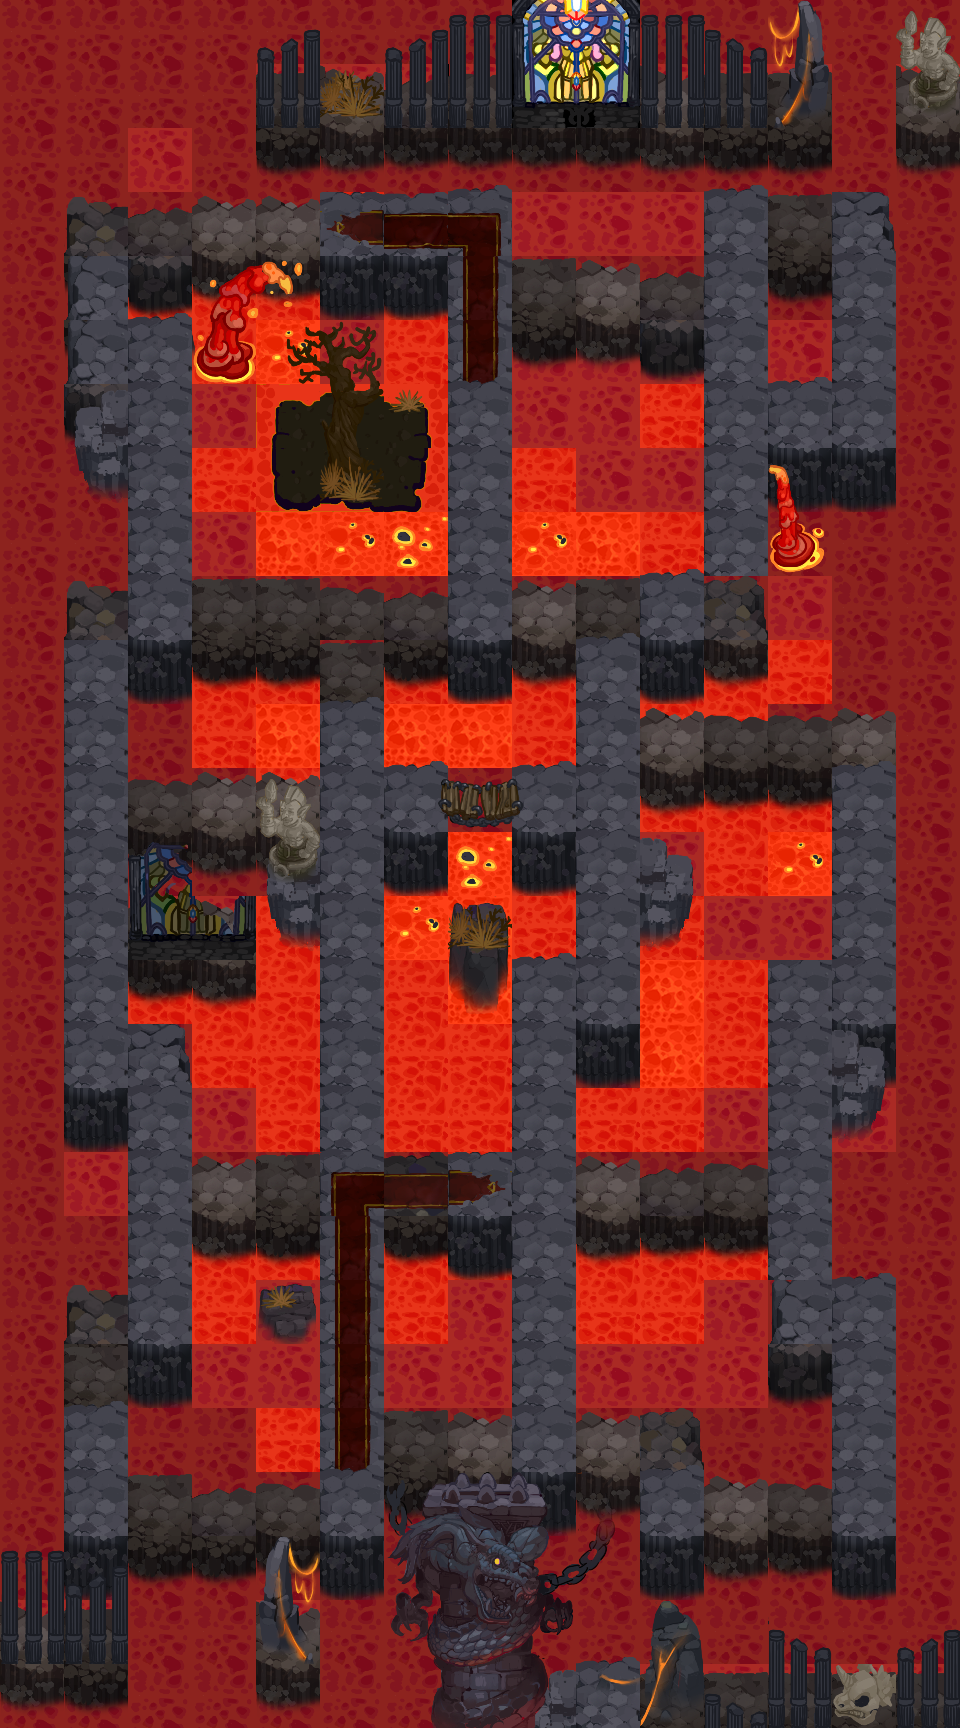

A 2D game scene composited from a Tiled map and its tileset images. What follows is a short description and the map's XML, with each tile layer's data collapsed to a summary:
An orthogonal 15x27 tile map with 64x64 px tiles, 7 tile layers (background, background_top, block, block_top, ...), 4 tilesets and 9 objects (5x monster, 2, move_3, move_2, move_1).

<map version="1.2" tiledversion="1.2.2" orientation="orthogonal" renderorder="left-down" width="15" height="27" tilewidth="64" tileheight="64" infinite="0" nextlayerid="55" nextobjectid="233">
 <tileset firstgid="1" name="volcano_block_1" tilewidth="64" tileheight="64" tilecount="64" columns="8">
  <image source="img/volcano_block_1.png" width="512" height="512" />
 </tileset>
 <tileset firstgid="65" name="diamond" tilewidth="64" tileheight="64" tilecount="64" columns="8">
  <image source="img/diamond.png" width="512" height="512" />
 </tileset>
 <tileset firstgid="129" name="volcano_bg_1" tilewidth="64" tileheight="64" tilecount="64" columns="8">
  <image source="img/volcano_bg_1.png" width="512" height="512" />
 </tileset>
 <tileset firstgid="193" name="volcano_top_1" tilewidth="64" tileheight="64" tilecount="64" columns="8">
  <image source="img/volcano_top_1.png" width="512" height="512" />
 </tileset>
 <layer id="45" name="background" width="15" height="27">
  <data>[405 cells, 185 non-empty, 4 distinct tile ids]</data>
 </layer>
 <layer id="46" name="background_top" width="15" height="27">
  <data>[405 cells, 129 non-empty, 18 distinct tile ids]</data>
 </layer>
 <layer id="47" name="block" width="15" height="27">
  <data>[405 cells, 276 non-empty, 26 distinct tile ids]</data>
 </layer>
 <layer id="48" name="block_top" width="15" height="27">
  <data>[405 cells, 104 non-empty, 18 distinct tile ids]</data>
 </layer>
 <layer id="49" name="diamond" width="15" height="27">
  <data>[405 cells, 58 non-empty, 1 distinct tile ids]</data>
 </layer>
 <objectgroup color="#ffaaff" id="50" name="trigger">
  <object id="231" name="trigger" type="2" x="448" y="576" width="64" height="64">
   <properties>
    <property name="Resource" value="Trigger_Burrow" />
    <property name="Type" type="int" value="1" />
   </properties>
  </object>
 </objectgroup>
 <objectgroup color="#ff0000" id="51" name="monster">
  <object id="224" name="monster" x="128" y="192" width="64" height="64">
   <properties>
    <property name="Direction_Arr" value="0" />
    <property name="ID_Arr" value="801" />
    <property name="Interval" type="int" value="5000" />
    <property name="Move_Arr" value="0" />
    <property name="Order" type="int" value="1" />
    <property name="Time" type="int" value="0" />
   </properties>
  </object>
  <object id="225" name="monster" x="448" y="384" width="64" height="64">
   <properties>
    <property name="Direction_Arr" value="0" />
    <property name="ID_Arr" value="107" />
    <property name="Interval" type="int" value="5000" />
    <property name="Move_Arr" value="0" />
    <property name="Order" type="int" value="1" />
    <property name="Time" type="int" value="0" />
   </properties>
  </object>
  <object id="226" name="monster" x="832" y="256" width="64" height="64">
   <properties>
    <property name="Direction_Arr" value="0" />
    <property name="ID_Arr" value="107" />
    <property name="Interval" type="int" value="5000" />
    <property name="Move_Arr" value="0" />
    <property name="Order" type="int" value="1" />
    <property name="Time" type="int" value="0" />
   </properties>
  </object>
  <object id="227" name="monster" x="192" y="768" width="64" height="64">
   <properties>
    <property name="Direction_Arr" value="0" />
    <property name="ID_Arr" value="107" />
    <property name="Interval" type="int" value="5000" />
    <property name="Move_Arr" value="0" />
    <property name="Order" type="int" value="1" />
    <property name="Time" type="int" value="0" />
   </properties>
  </object>
  <object id="228" name="monster" x="768" y="704" width="64" height="64">
   <properties>
    <property name="Direction_Arr" value="0" />
    <property name="ID_Arr" value="107" />
    <property name="Interval" type="int" value="5000" />
    <property name="Move_Arr" value="0" />
    <property name="Order" type="int" value="1" />
    <property name="Time" type="int" value="0" />
   </properties>
  </object>
 </objectgroup>
 <objectgroup color="#00ff00" id="52" name="player">
  <object id="110" name="move_3" x="448" y="1408" width="64" height="64" />
  <object id="109" name="move_2" x="448" y="1408" width="64" height="64" />
  <object id="107" name="move_1" x="448" y="1408" width="64" height="64" />
 </objectgroup>
 <layer id="53" name="all_top_1" width="15" height="27">
  <data>[405 cells, 21 non-empty, 14 distinct tile ids]</data>
 </layer>
 <layer id="54" name="all_top_2" width="15" height="27">
  <data>[405 cells, 29 non-empty, 24 distinct tile ids]</data>
 </layer>
</map>
